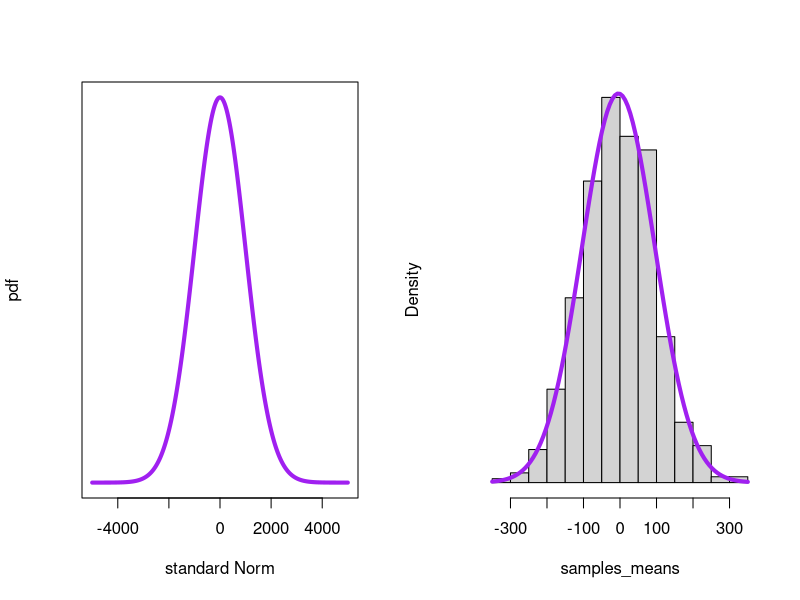

Write R code to recreate this figure.
CentralLimit <- function(n){
    means_of_samples <<-numeric()
    for (i in 1:n){
        means_of_samples <- c(means_of_samples,mean(rnorm(sampsize,mean,sd)))
    }
    samples_means <<- means_of_samples
    sd(samples_means)
}
sampsize <- 100
mean <- 0
sd <- 1000
CentralLimit(1000)
head(samples_means)
x   <- seq(-(5*sd),(5*sd),length=1000)
y   <- dnorm(x,mean, sd)
par(mfrow=c(1,2))
plot(x,y, type="l",ylab="pdf",xlab="standard Norm",col="purple",lwd=4,yaxt="n")
hist(samples_means,freq = F,yaxt="n",main = "")
x <- seq(-(sd(samples_means)),(sd(samples_means)),length=1000)
curve(dnorm(x,mean=mean(samples_means),
            sd=sd(samples_means)),col="purple",lwd=4,add=T,yaxt="n")